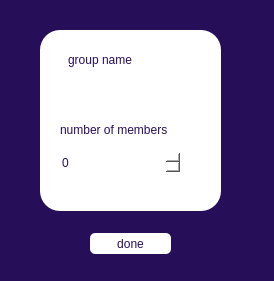
<?xml version="1.0" encoding="UTF-8"?>
<ui version="4.0">
 <class>groupDialog</class>
 <widget class="QDialog" name="groupDialog">
  <property name="geometry">
   <rect>
    <x>0</x>
    <y>0</y>
    <width>274</width>
    <height>281</height>
   </rect>
  </property>
  <property name="windowTitle">
   <string>Dialog</string>
  </property>
  <property name="styleSheet">
   <string notr="true">background-color: rgb(39, 14, 89);
color:rgb(255,255,255);</string>
  </property>
  <widget class="QFrame" name="frame">
   <property name="geometry">
    <rect>
     <x>40</x>
     <y>30</y>
     <width>181</width>
     <height>181</height>
    </rect>
   </property>
   <property name="styleSheet">
    <string notr="true">border-radius:20px;
background-color: rgb(255, 255, 255);
color: rgb(39, 14, 89);
font: 11pt &quot;Segoe UI&quot;;</string>
   </property>
   <property name="frameShape">
    <enum>QFrame::StyledPanel</enum>
   </property>
   <property name="frameShadow">
    <enum>QFrame::Raised</enum>
   </property>
   <widget class="QLabel" name="label">
    <property name="geometry">
     <rect>
      <x>28</x>
      <y>20</y>
      <width>91</width>
      <height>20</height>
     </rect>
    </property>
    <property name="text">
     <string>group name</string>
    </property>
   </widget>
   <widget class="QLineEdit" name="lineEdit_groupname">
    <property name="geometry">
     <rect>
      <x>20</x>
      <y>50</y>
      <width>181</width>
      <height>24</height>
     </rect>
    </property>
   </widget>
   <widget class="QLabel" name="label_2">
    <property name="geometry">
     <rect>
      <x>20</x>
      <y>90</y>
      <width>171</width>
      <height>20</height>
     </rect>
    </property>
    <property name="text">
     <string>number of members</string>
    </property>
   </widget>
   <widget class="QSpinBox" name="spinBox_numberofmembers">
    <property name="geometry">
     <rect>
      <x>20</x>
      <y>120</y>
      <width>121</width>
      <height>25</height>
     </rect>
    </property>
   </widget>
  </widget>
  <widget class="QPushButton" name="pushbutton_done">
   <property name="geometry">
    <rect>
     <x>90</x>
     <y>233</y>
     <width>81</width>
     <height>21</height>
    </rect>
   </property>
   <property name="styleSheet">
    <string notr="true">background-color: rgb(255, 255, 255);
color: rgb(39, 14, 89);
border-radius:5px;</string>
   </property>
   <property name="text">
    <string>done</string>
   </property>
  </widget>
 </widget>
 <resources/>
 <connections/>
</ui>
